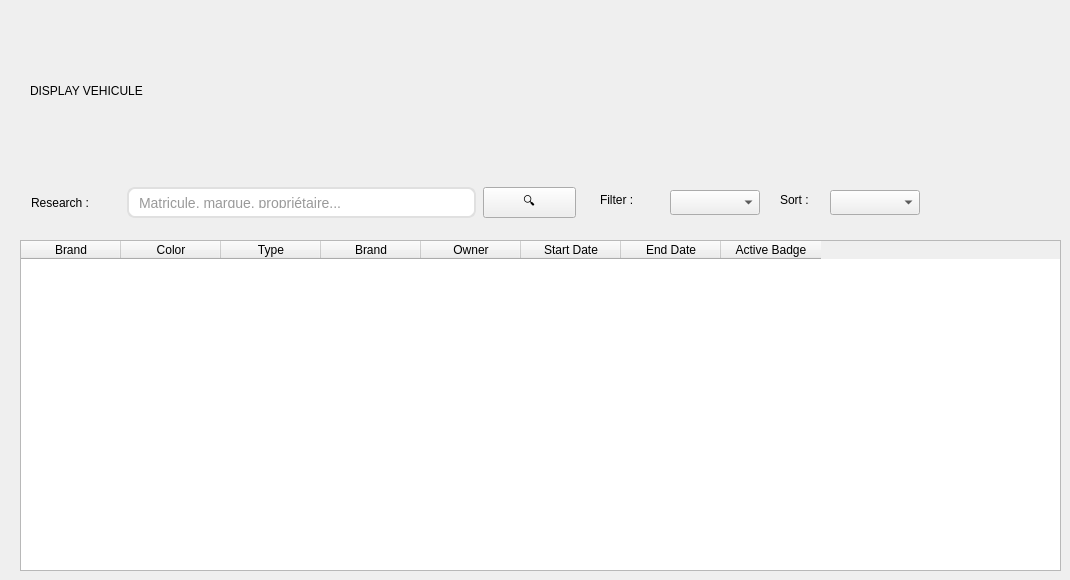
         <widget class="QWidget" name="tab_18">
          <attribute name="title">
           <string>DISPLAY</string>
          </attribute>
          <widget class="QLabel" name="label_31">
           <property name="geometry">
            <rect>
             <x>750</x>
             <y>50</y>
             <width>121</width>
             <height>81</height>
            </rect>
           </property>
           <property name="styleSheet">
            <string notr="true">background:transparent;</string>
           </property>
           <property name="text">
            <string/>
           </property>
           <property name="pixmap">
            <pixmap>../../Downloads/Capture_d_écran_2025-09-29_075328-removebg-preview.png</pixmap>
           </property>
           <property name="scaledContents">
            <bool>true</bool>
           </property>
          </widget>
          <widget class="QLabel" name="label_34">
           <property name="geometry">
            <rect>
             <x>30</x>
             <y>60</y>
             <width>601</width>
             <height>61</height>
            </rect>
           </property>
           <property name="styleSheet">
            <string notr="true">font: 700 italic 36pt &quot;Times New Roman&quot;;</string>
           </property>
           <property name="text">
            <string>DISPLAY VEHICULE</string>
           </property>
          </widget>
          <widget class="QLabel" name="label_52">
           <property name="geometry">
            <rect>
             <x>600</x>
             <y>160</y>
             <width>54</width>
             <height>79</height>
            </rect>
           </property>
           <property name="styleSheet">
            <string notr="true">font: 700 italic 10pt &quot;Times New Roman&quot;;</string>
           </property>
           <property name="text">
            <string>Filter :</string>
           </property>
          </widget>
          <widget class="QComboBox" name="comboBox_18">
           <property name="geometry">
            <rect>
             <x>830</x>
             <y>190</y>
             <width>90</width>
             <height>25</height>
            </rect>
           </property>
          </widget>
          <widget class="QLabel" name="label_53">
           <property name="geometry">
            <rect>
             <x>31</x>
             <y>163</y>
             <width>89</width>
             <height>79</height>
            </rect>
           </property>
           <property name="styleSheet">
            <string notr="true">font: 700 italic 10pt &quot;Times New Roman&quot;;</string>
           </property>
           <property name="text">
            <string>Research :</string>
           </property>
          </widget>
          <widget class="QPushButton" name="pushButton_36">
           <property name="geometry">
            <rect>
             <x>483</x>
             <y>187</y>
             <width>93</width>
             <height>31</height>
            </rect>
           </property>
           <property name="styleSheet">
            <string notr="true">QLineEdit{
	font: 700 italic 10pt &quot;Times New Roman&quot;;
    color: white;
    font-weight: bold;
    font-size: 16px;
    border-radius: 15px;
    padding: 7px 10px;
}</string>
           </property>
           <property name="text">
            <string>🔍</string>
           </property>
          </widget>
          <widget class="QLineEdit" name="lineEdit_61">
           <property name="geometry">
            <rect>
             <x>127</x>
             <y>187</y>
             <width>349</width>
             <height>31</height>
            </rect>
           </property>
           <property name="styleSheet">
            <string notr="true">QLineEdit {
    background-color: white;
    border: 2px solid #e0e0e0;
    border-radius: 8px;
    padding: 8px;
    font-size: 14px;
    color: #333;
}

QLineEdit:hover {
    border: 2px solid #29b6f6;
    background-color: #f9f9f9;
}

QLineEdit:focus {
    border: 2px solid #0d47a1;
    background-color: white;
}</string>
           </property>
           <property name="placeholderText">
            <string>Matricule, marque, propriétaire...</string>
           </property>
          </widget>
          <widget class="QLabel" name="label_54">
           <property name="geometry">
            <rect>
             <x>780</x>
             <y>160</y>
             <width>42</width>
             <height>79</height>
            </rect>
           </property>
           <property name="styleSheet">
            <string notr="true">font: 700 italic 10pt &quot;Times New Roman&quot;;</string>
           </property>
           <property name="text">
            <string>Sort :</string>
           </property>
          </widget>
          <widget class="QComboBox" name="comboBox_13">
           <property name="geometry">
            <rect>
             <x>670</x>
             <y>190</y>
             <width>90</width>
             <height>25</height>
            </rect>
           </property>
          </widget>
          <widget class="QTableWidget" name="tableWidgetVehicule">
           <property name="geometry">
            <rect>
             <x>20</x>
             <y>240</y>
             <width>1041</width>
             <height>331</height>
            </rect>
           </property>
           <property name="columnCount">
            <number>8</number>
           </property>
           <column>
            <property name="text">
             <string>Brand</string>
            </property>
           </column>
           <column>
            <property name="text">
             <string>Color</string>
            </property>
           </column>
           <column>
            <property name="text">
             <string>Type</string>
            </property>
           </column>
           <column>
            <property name="text">
             <string>Brand</string>
            </property>
           </column>
           <column>
            <property name="text">
             <string>Owner</string>
            </property>
           </column>
           <column>
            <property name="text">
             <string>Start Date</string>
            </property>
           </column>
           <column>
            <property name="text">
             <string>End Date</string>
            </property>
           </column>
           <column>
            <property name="text">
             <string>Active Badge</string>
            </property>
           </column>
          </widget>
         </widget>
